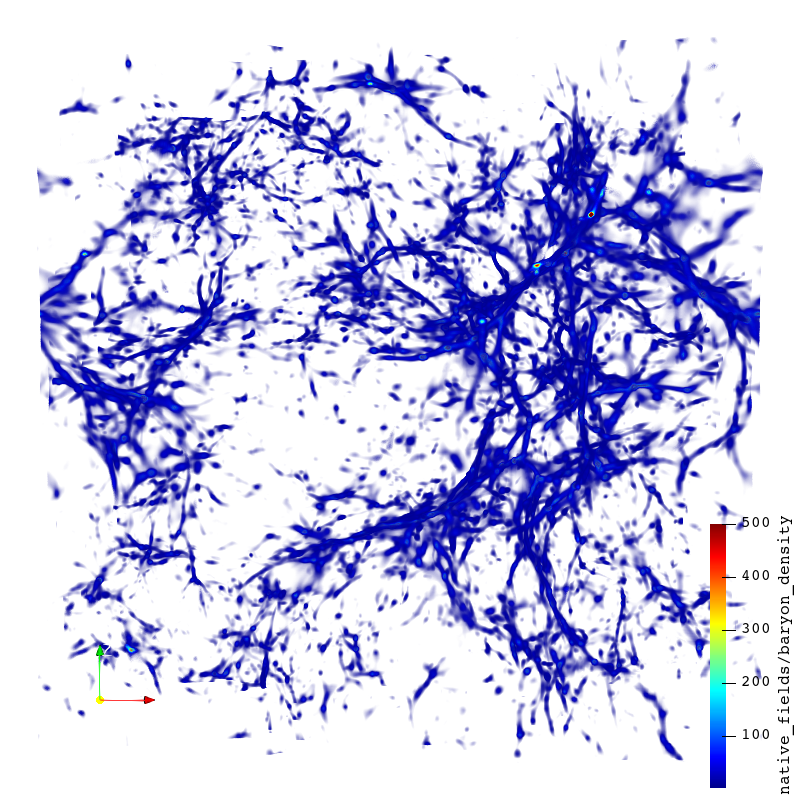
#> input picture database/images/baryon_density/sz_abs__0.0635493__NVB_C009_l10n512_S12345T692_z54__jet_nobg.png, 800 x 800 px; the run also reads 1 picture not shown here
$ python imgDiff.py ../../database/images/baryon_density/sz_abs__0.0635493__NVB_C009_l10n512_S12345T692_z54__jet_nobg.png ../../database/images/baryon_density/sz_abs__0.1156320__NVB_C009_l10n512_S12345T692_z54__jet_nobg.png 100 5 5 5
#> lines starting #> are read from the running program, lines starting #| are printed output that depends on the picture
#> in main, img_a is the input picture: PIL image 800x800 RGB; mean R, G, B 200.1, 200.5, 233.5
import sys
from PIL import Image
import numpy as np
import cv2


def compareImgs(img_a, img_b, threshold, bkg_color):

  	# Check if dimensions are the same
#> called with threshold = 100, bkg_color = (5, 5, 5, 255)
	if ( (img_a.width != img_b.width) or (img_a.height != img_b.height) ):
		print("image dimensions are different")
		return None

	# Create a new image
	imgOut   = Image.new(mode="RGBA", size=(img_a.width, img_a.height))
#> imgOut: PIL image 800x800 RGBA; every value is 0
	imgOut_r = Image.new(mode="RGBA", size=(img_a.width, img_a.height))
	imgOut_g = Image.new(mode="RGBA", size=(img_a.width, img_a.height))
	imgOut_b = Image.new(mode="RGBA", size=(img_a.width, img_a.height))

	# Get different channels for image
	red_a, green_a, blue_a = img_a.split()
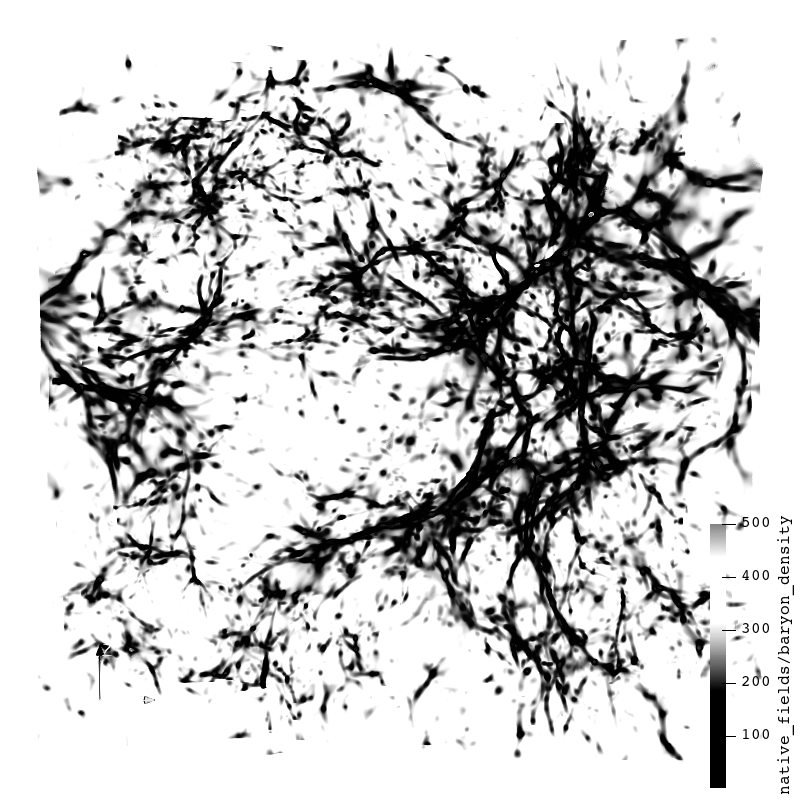
#> red_a: PIL image 800x800 L; min 0, max 255, mean 200.1
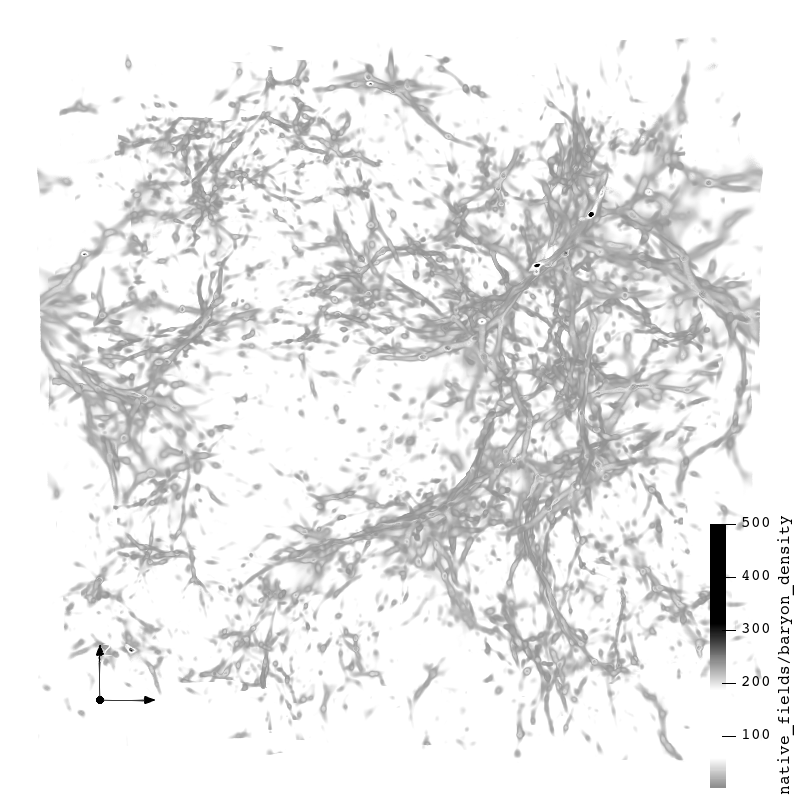
#> blue_a: PIL image 800x800 L; min 0, max 255, mean 233.5
	red_b, green_b, blue_b = img_b.split()

	# Metrics to compute
	diffCount = 0 # number of different pixels

	numBins = 256
	histogram_r = np.zeros(numBins)
	histogram_g = np.zeros(numBins)
	histogram_b = np.zeros(numBins)


  	# Iterate over pixels
	index = 0
	for x in range( int(img_a.width) ):
		for y in range( int(img_a.height) ):


			#print(x,y)
			pixel_a = img_a.getpixel((x,y))
			pixel_b = img_b.getpixel((x,y))
			pixel_diff = abs( pixel_a[0]-pixel_b[0]) + abs( pixel_a[1]-pixel_b[1]) + abs( pixel_a[2]-pixel_b[2])

			if pixel_diff > threshold:
				# num of different pixels
				diffCount = diffCount + 1

				# amount of difference per color
				diff_r = abs( red_a.getpixel((x,y))   - red_b.getpixel((x,y)) )
				diff_g = abs( green_a.getpixel((x,y)) - green_b.getpixel((x,y)) )
				diff_b = abs( blue_a.getpixel((x,y))  - blue_b.getpixel((x,y)) )

				histogram_r[diff_r] = histogram_r[diff_r] + 1
				histogram_g[diff_g] = histogram_g[diff_g] + 1
				histogram_b[diff_b] = histogram_b[diff_b] + 1

				# Create new pixels
				change_amount = int( (diff_r + diff_g + diff_b)/3 )
				highlight_color= (128, change_amount,change_amount, 255)
				imgOut.putpixel( (x,y), highlight_color)

				imgOut_r.putpixel( (x,y), (diff_r,diff_r,diff_r, 255))
				imgOut_g.putpixel( (x,y), (diff_g,diff_g,diff_g, 255))
				imgOut_b.putpixel( (x,y), (diff_b,diff_b,diff_b, 255))

			else:   # image same
				# Create new pixels
				imgOut.putpixel( (x,y), bkg_color) # transparent
				imgOut_r.putpixel( (x,y), bkg_color)
				imgOut_g.putpixel( (x,y), bkg_color)
				imgOut_b.putpixel( (x,y), bkg_color)

				histogram_r[0] = histogram_r[0] + 1
				histogram_g[0] = histogram_g[0] + 1
				histogram_b[0] = histogram_b[0] + 1

			index = index+1
			if (index >= ( 0.05* ( int(img_a.width)*int(img_a.height) ) )):
				index = 0
				print("-", end='', flush=True)
#> after the loop, diffCount = 0; histogram_b = 256 values, max 640000 at index 0, min 0 at index 1, mean 2500; histogram_g has the same summary as histogram_b; histogram_r has the same summary as histogram_b; index = 0

	return imgOut, imgOut_r, imgOut_g, imgOut_b, diffCount, histogram_r, histogram_g, histogram_b


def main(img_orig, img_comp, threshold, col):
    # Open Images
	img_a = Image.open(img_orig)
	img_b = Image.open(img_comp)

	# Compare
	img_out, img_out_r, img_out_g, img_out_b, diffCount, hist_r, hist_b, hist_g = compareImgs(img_a, img_b, threshold, col)
#> diffCount = 0; hist_r has the same summary as histogram_b in compareImgs; hist_b has the same summary as histogram_b in compareImgs; hist_g has the same summary as histogram_b in compareImgs

	# Create output images
	new_name = img_comp[:-4] + "_" + str(threshold)
	img_out.save(new_name + "_diff.png", format="png")
	img_out_r.save(new_name + "_red_diff.png", format="png")
	img_out_g.save(new_name + "_green_diff.png", format="png")
	img_out_b.save(new_name + "_blue_diff.png", format="png")

	# Do an image equalization to highlight differences
	img = cv2.imread(new_name + "_diff.png",0)
#> img: shape (800, 800); every value is 5
	equ = cv2.equalizeHist(img)
	cv2.imwrite(new_name + "_eq_diff.png",equ)

	# Save histograms
	np.savetxt(new_name + "_red_hist.csv", hist_r, delimiter=",")
	np.savetxt(new_name + "_green_hist.csv", hist_g, delimiter=",")
	np.savetxt(new_name + "_blue_hist.csv", hist_b, delimiter=",")

	print("\nNumber of different pixels: ", diffCount,  ", ", float(diffCount/(img_a.width * img_a.height)) ," of the ofiginal image.")
#| Number of different pixels:  0 ,  0.0  of the ofiginal image.


if __name__ == "__main__":
    if (len(sys.argv) < 3):
        print("Run sciprt as: python imageDiff.py <original_img> <comparison_img> <threshold> <optional: background col as R G B>")
        exit(0)

    threshold = 0
    if len(sys.argv) >= 4:
        threshold = int(sys.argv[3])

    bkgColor = (0,0,0, 0)
    if len(sys.argv) == 7:
       bkgColor = ( int(sys.argv[4]), int(sys.argv[5]), int(sys.argv[6]),  255)

    # Output input to verify
    print("Original image: ", sys.argv[1])
    print("Comparison image: ", sys.argv[1])
    print("Pixel threshold: ", threshold)
    print("Background Color: ", bkgColor[0], bkgColor[1], bkgColor[2])

    main(sys.argv[1], sys.argv[2], threshold, bkgColor)


# Why did I write this?
#  No one can detect a change in difference of 1 pixel, now we should be able to see how different the images are

# Run as:
# python imgDiff.py a.png b.png 1 0 0 0
